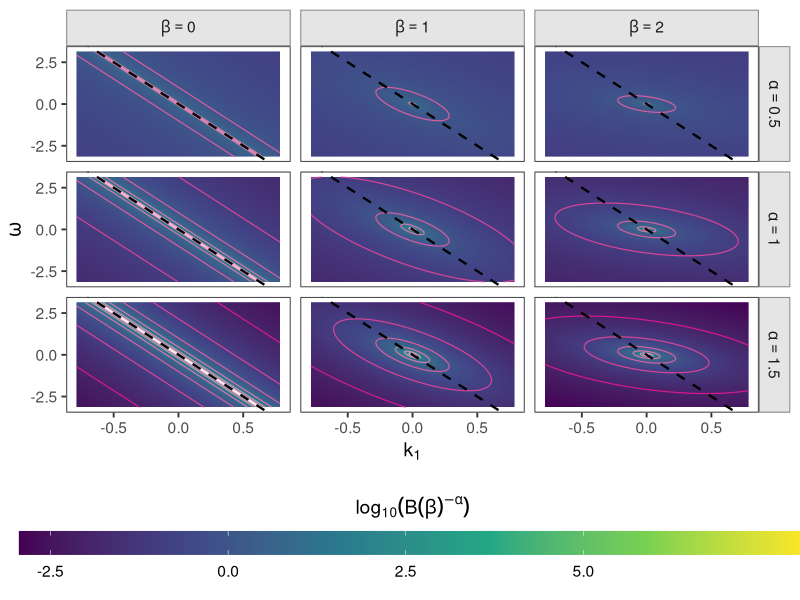
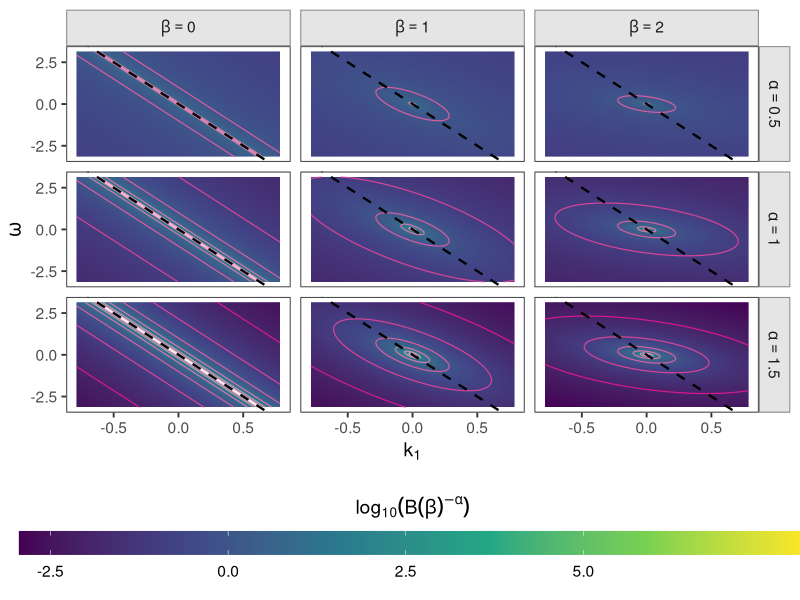

Generate these figures, in order, with R:
# 04_DampedFF_SpectralFilter.R
# Damped Frozen Field spectral filter visualization (Figure 7)
#
# Spectrum: S_ZZ(k, omega) = S_XX(k) * B(k, omega; v, beta)^{-alpha}
# where B(k, omega; v, beta) = (omega + k'v)^2 + (beta*omega)^2

library(ggplot2)
library(tidyr)
library(dplyr)
library(purrr)

# Frequency grids
omega_grid <- seq(-pi, pi, length.out = 400)
k1_grid <- seq(-pi/4, pi/4, length.out = 400)

# Velocity
v <- c(5, 0)

# Parameter values
alpha_vals <- c(0.5, 1.0, 1.5)  # persistence (must be > 1/2)
beta_vals <- c(0, 1.0, 2.0)     # damping

param_grid <- expand_grid(alpha = alpha_vals, beta = beta_vals)

# Compute filter B(k, omega; v, beta)^{-alpha} on the k2 = 0 plane
calculate_filter <- function(alpha_val, beta_val) {
  df <- expand_grid(omega = omega_grid, k1 = k1_grid)
  # B = (omega + k1*v1)^2 + (beta*omega)^2
  B <- (df$omega + df$k1 * v[1])^2 + (beta_val * df$omega)^2
  df$log_value <- -alpha_val * log10(B + 1e-9)
  return(df)
}

all_data <- map2_dfr(param_grid$alpha, param_grid$beta,
                     ~ calculate_filter(.x, .y) %>% mutate(alpha = .x, beta = .y))

all_data <- all_data %>%
  mutate(
    alpha_label = factor(paste("alpha ==", alpha), levels = paste("alpha ==", alpha_vals)),
    beta_label = factor(paste("beta ==", beta), levels = paste("beta ==", beta_vals))
  )

# Plot
final_plot <- ggplot(all_data, aes(x = k1, y = omega)) +
  geom_raster(aes(fill = log_value)) +
  scale_fill_viridis_c(name = expression(log[10](B(beta)^-alpha)),
                       breaks = c(-2.5, 0.0, 2.5, 5.0)) +
  geom_contour(aes(z = log_value, color = after_stat(level)),
               linewidth = 0.4, alpha = 0.8) +
  scale_color_gradient(low = "deeppink1", high = "white", guide = "none") +
  # Advection line: omega = -k'v
  geom_abline(intercept = 0, slope = -v[1], color = "black",
              linetype = "dashed", linewidth = 0.8) +
  facet_grid(rows = vars(alpha_label), cols = vars(beta_label),
             labeller = label_parsed) +
  labs(x = expression(k[1]), y = expression(omega)) +
  scale_y_continuous(breaks = c(-2.5, 0, 2.5)) +
  theme_bw(base_size = 14) +
  theme(
    legend.position = "bottom",
    legend.key.width = unit(4, "cm"),
    strip.background = element_rect(fill = "grey90", color = "grey50"),
    panel.grid = element_blank()
  ) +
  guides(fill = guide_colorbar(title.position = "top", title.hjust = 0.5))

print(final_plot)

pdf(file = "04_DampedFF_SpectralFilter.pdf", width = 12, height = 9)
print(final_plot)
dev.off()
